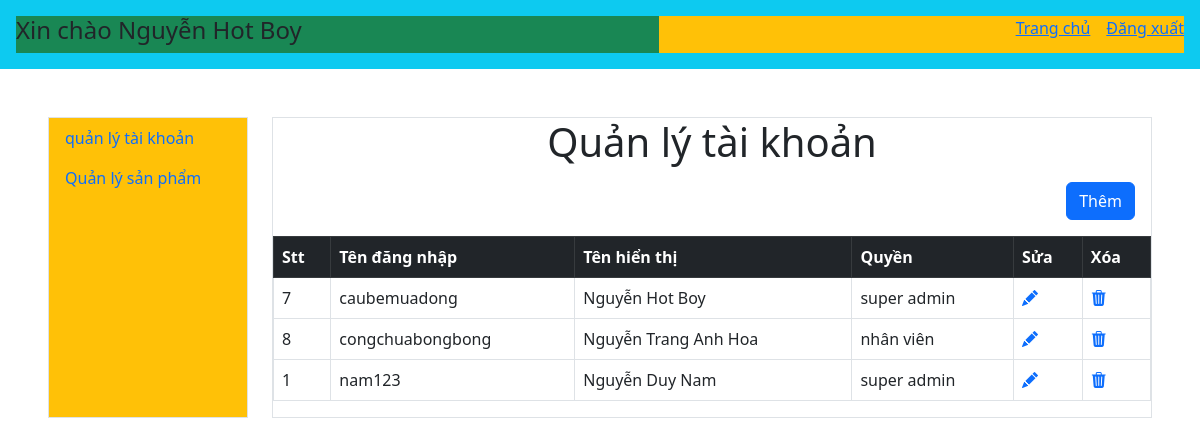
The app's page /admin/account/ (signed in) with its own data.
### tables this page shows
CREATE TABLE `account` (
  `userName` varchar(20) NOT NULL,
  `displayName` varchar(50) NOT NULL,
  `password` varchar(200) NOT NULL DEFAULT 'cfcd208495d565ef66e7dff9f98764da',
  `role` int(11) NOT NULL,
  `stt` int(11) NOT NULL
);

CREATE TABLE `account_type` (
  `id` int(11) NOT NULL,
  `type` varchar(20) NOT NULL
);

### admin/account/index.php (the view, shortened to what this page needs)
<!DOCTYPE html>
<html lang="en">
<head>
    <link href="https://cdn.jsdelivr.net/npm/bootstrap@5.2.0/dist/css/bootstrap.min.css" rel="stylesheet">
    <link rel="stylesheet" href="https://cdn.jsdelivr.net/npm/bootstrap-icons@1.9.1/font/bootstrap-icons.css">
</head>
<body>
    <?php include '../header.php' ?>
    <main class="d-flex justify-content-between gap-4 p-5">
        <?php include '../sideBar.php' ?>
        <div class="flex-fill border">
    <h1 class="text-center">Quản lý tài khoản</h1>
    <?php
    require '../../connect.php';
    $sql = "SELECT account.*, type FROM account JOIN account_type ON account.role = account_type.id";
    $result = mysqli_query($connect, $sql);
    ?>
    <div class="d-flex justify-content-end m-3">
        <a class="btn btn-primary" href="../account/form_insert.php">Thêm</a>
    </div>
    <table class="table table-bordered table-hover table-responsive">
        <thead class="table-dark">
            <tr>
                <th>Stt</th>
                <th>Tên đăng nhập</th>
                <th>Tên hiển thị</th>
                <th>Quyền</th>
                <th>Sửa</th>
                <th>Xóa</th>
            </tr>
        </thead>
        <tbody>
            <?php foreach ($result as $each) { ?>
                <tr>
                    <td><?php echo $each['stt'] ?></td>
                    <td><?php echo $each['userName'] ?></td>
                    <td><?php echo $each['displayName'] ?></td>
                    <td><?php echo $each['type'] ?></td>
                    <td>
                        <a href="./form_update.php?username=<?php echo $each['userName'] ?>"><i class="bi bi-pencil-fill"></i></a>
                    </td>
                    <td>
                        <a href="./delete.php?username=<?php echo $each['userName'] ?>"><i class="bi bi-trash3-fill"></i></a>
                    </td>
                </tr>
            <?php } ?>
        </tbody>
    </table>
</div>
    </main>
</body>
</html>

### admin/header.php
<header class="d-flex justify-content-between bg-info p-3">
    <div class="bg-success flex-fill">
         <h4>Xin chào <?php echo $_SESSION['displayName'] ?></h4>
    </div>
    <div class="d-flex flex-fill justify-content-end gap-3  bg-warning">
        <div>
            <a href="./manager.php">Trang chủ</a>
        </div>
        <div>
            <a href="./logout.php">Đăng xuất</a>
        </div>
    </div>
</header>

### admin/sideBar.php
<nav class="nav flex-column bg-warning border" style="width: 200px">
  <a class="nav-link active" aria-current="page" href="../account">quản lý tài khoản</a>
  <a class="nav-link" href="../product/">Quản lý sản phẩm</a>
</nav>

### records on screen
account: stt "7", userName "caubemuadong", displayName "Nguyễn Hot Boy", account_type.type "super admin"
account: stt "8", userName "congchuabongbong", displayName "Nguyễn Trang Anh Hoa", account_type.type "nhân viên"
account: stt "1", userName "nam123", displayName "Nguyễn Duy Nam", account_type.type "super admin"

### other values on screen
$_SESSION['displayName'] "Nguyễn Hot Boy"
